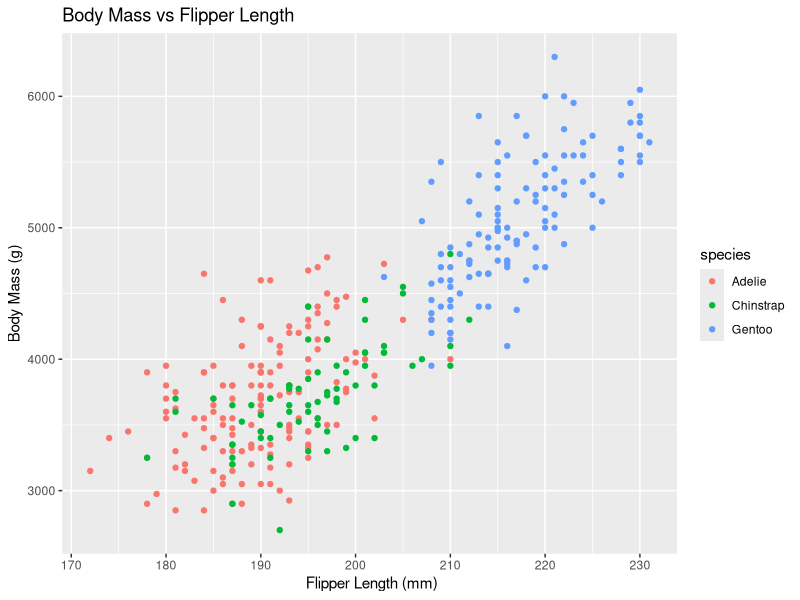

The R source for this figure:
## ---- chunk 1
knitr::opts_chunk$set(echo = TRUE, include = TRUE)
library(tidyverse)
library(palmerpenguins)
## ---- chunk 2
ggplot(data = penguins, aes(x = flipper_length_mm, y = body_mass_g)) +
  geom_point(aes(color = species)) +
  labs(title = "Body Mass vs Flipper Length", 
       x = " Flipper Length (mm)", 
       y = "Body Mass (g)")
